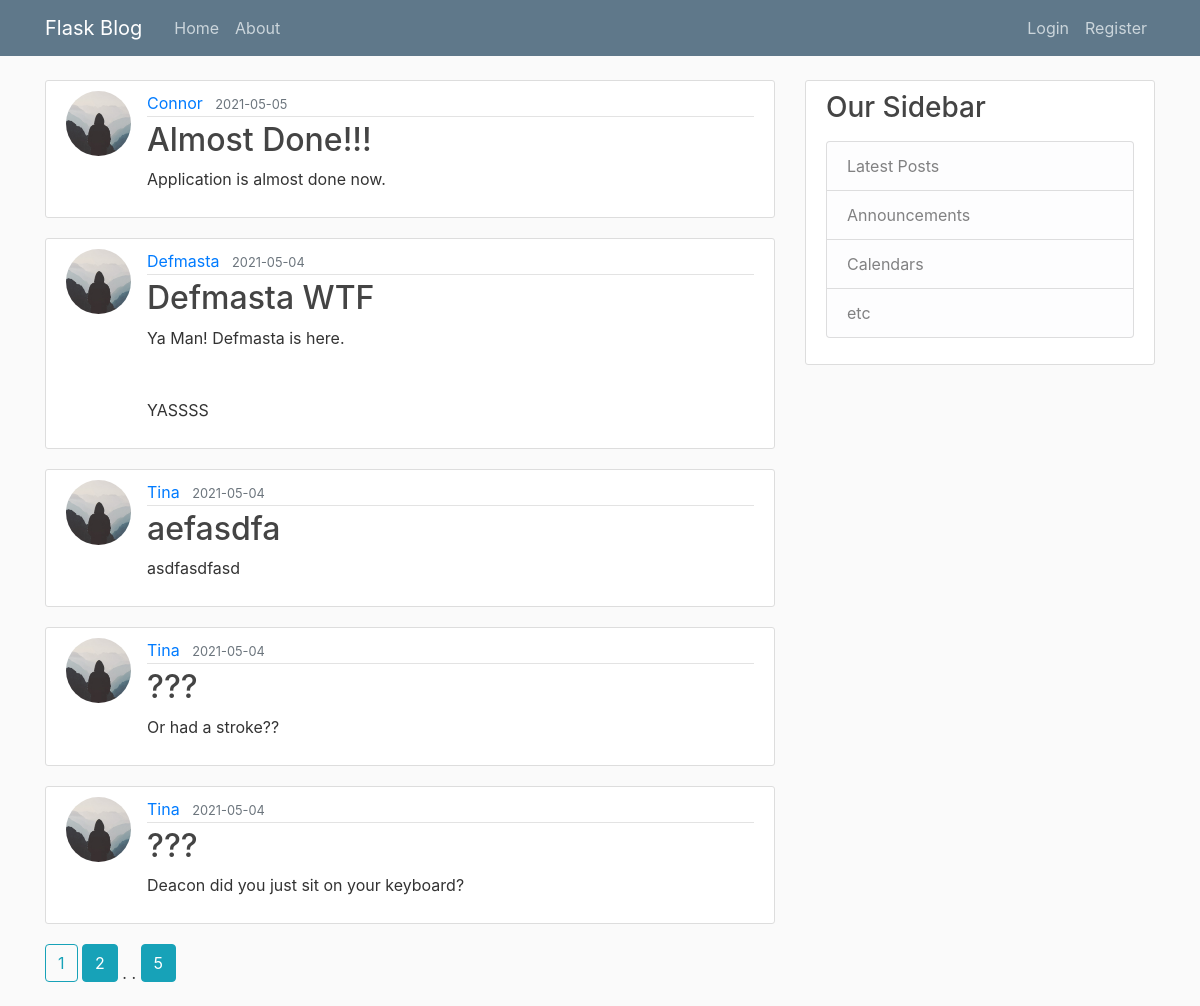
The page /home on the database its author committed.
### flask_blog/models.py (models this page shows, shortened)
class Post(db.Model):
    id = db.Column(db.Integer, primary_key=True)
    title = db.Column(db.String(100), nullable=False)
    date_posted = db.Column(db.DateTime, nullable=False, default=datetime.utcnow)
    content = db.Column(db.Text, nullable=False)
    user_id = db.Column(db.Integer, db.ForeignKey('user.id'), nullable=False)

class User(db.Model, UserMixin):
    id = db.Column(db.Integer, primary_key=True)
    username = db.Column(db.String(20), unique=True, nullable=False)
    email = db.Column(db.String(120), unique=True, nullable=False)
    image_file = db.Column(db.String(20), nullable=False, default='default.jpg')
    password = db.Column(db.String(60), nullable=False)
    posts = db.relationship('Post', backref='author', lazy=True)

### flask_blog/main/routes.py (the view)
@main.route('/')
@main.route('/home')
def home():
    page = request.args.get('page', 1, type=int)
    posts = Post.query.order_by(Post.date_posted.desc()).paginate(page=page, per_page=5)
    return render_template('home.html', posts=posts)

### flask_blog/templates/home.html
{% extends "layout.html" %}
{% block content %}
    {% for post in posts.items %}
        <article class="media content-section">
            <img class="rounded-circle article-img" src="{{ url_for('static', filename='profile_pics/' + post.author.image_file) }}" alt="">
          <div class="media-body">
            <div class="article-metadata">
              <a class="mr-2" href="{{ url_for('users.user_posts', username=post.author.username) }}">{{ post.author.username }}</a>
              <small class="text-muted">{{ post.date_posted.strftime('%Y-%m-%d') }}</small>
            </div>
            <h2><a class="article-title" href="{{ url_for('posts.post', post_id=post.id) }}">{{ post.title }}</a></h2>
            <p class="article-content">{{ post.content }}</p>
          </div>
        </article>
    {% endfor %}
    {% for page_num in posts.iter_pages(left_edge=1, right_edge=1, left_current=1, right_current=2) %}
        {% if page_num %}
            {% if posts.page == page_num %}
                <a class="btn btn-outline-info mb-4" href="{{ url_for('main.home', page=page_num) }}">{{ page_num }}</a>
            {% else %}
                <a class="btn btn-info mb-4" href="{{ url_for('main.home', page=page_num) }}">{{ page_num }}</a>
            {% endif %}
        {% else %}
             . .
        {% endif %}
    {% endfor %}
{% endblock content %}

### flask_blog/static/main.css (style rules this page uses)
body { background: #fafafa; color: #333333; margin-top: 5rem; }
h1, h2, h3, h4, h5, h6 { color: #444444; }
.content-section { background: #ffffff; padding: 10px 20px; border: 1px solid #dddddd; border-radius: 3px; margin-bottom: 20px; }
.article-title { color: #444444; }
.article-content { white-space: pre-line; }
.article-img { height: 65px; width: 65px; margin-right: 16px; }
.article-metadata { padding-bottom: 1px; margin-bottom: 4px; border-bottom: 1px solid #e3e3e3 }

### rows shown on the page
Post: image_file (placeholder picture), author.username "Connor", date_posted "2021-05-05", title "Almost Done!!!", content "Application is almost done now."
Post: image_file (placeholder picture), author.username "Defmasta", date_posted "2021-05-04", title "Defmasta WTF", content "Ya Man! Defmasta is here. YASSSS"
Post: image_file (placeholder picture), author.username "Tina", date_posted "2021-05-04", title "aefasdfa", content "asdfasdfasd"
Post: image_file (placeholder picture), author.username "Tina", date_posted "2021-05-04", title "???", content "Or had a stroke??"
Post: image_file (placeholder picture), author.username "Tina", date_posted "2021-05-04", title "???", content "Deacon did you just sit on your keyboard?"

### other values the page prints
{{ page_num }} "1"
{{ page_num }} "2" "5"
